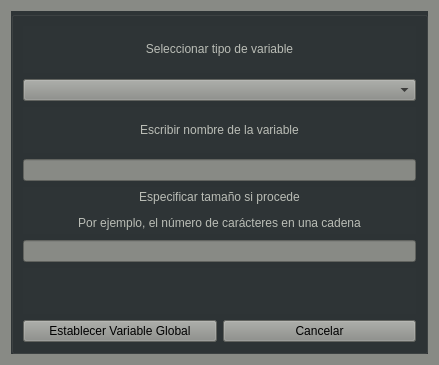
<?xml version="1.0" encoding="UTF-8"?>
<ui version="4.0">
 <class>Establecer_Variables_Globales</class>
 <widget class="QWidget" name="Establecer_Variables_Globales">
  <property name="geometry">
   <rect>
    <x>0</x>
    <y>0</y>
    <width>439</width>
    <height>365</height>
   </rect>
  </property>
  <property name="windowTitle">
   <string>Establecer variables globales</string>
  </property>
  <property name="styleSheet">
   <string notr="true">background-color: rgb(136, 138, 133);
</string>
  </property>
  <layout class="QGridLayout" name="gridLayout">
   <item row="0" column="0">
    <widget class="QGroupBox" name="groupBox">
     <property name="styleSheet">
      <string notr="true">background-color: rgb(46, 52, 54);</string>
     </property>
     <property name="title">
      <string/>
     </property>
     <layout class="QGridLayout" name="gridLayout_2">
      <item row="0" column="0">
       <layout class="QVBoxLayout" name="verticalLayout">
        <item>
         <widget class="QLabel" name="label">
          <property name="text">
           <string>&lt;html&gt;&lt;head/&gt;&lt;body&gt;&lt;p align=&quot;center&quot;&gt;&lt;span style=&quot; color:#babdb6;&quot;&gt;Seleccionar tipo de variable&lt;/span&gt;&lt;/p&gt;&lt;/body&gt;&lt;/html&gt;</string>
          </property>
         </widget>
        </item>
        <item>
         <widget class="QComboBox" name="type_var">
          <property name="styleSheet">
           <string notr="true">background-color: rgb(136, 138, 133);</string>
          </property>
         </widget>
        </item>
        <item>
         <widget class="QLabel" name="label_2">
          <property name="text">
           <string>&lt;html&gt;&lt;head/&gt;&lt;body&gt;&lt;p align=&quot;center&quot;&gt;&lt;span style=&quot; color:#babdb6;&quot;&gt;Escribir nombre de la variable&lt;/span&gt;&lt;/p&gt;&lt;/body&gt;&lt;/html&gt;</string>
          </property>
         </widget>
        </item>
        <item>
         <widget class="QLineEdit" name="variables">
          <property name="styleSheet">
           <string notr="true">background-color: rgb(136, 138, 133);</string>
          </property>
          <property name="text">
           <string/>
          </property>
         </widget>
        </item>
        <item>
         <widget class="QLabel" name="label_3">
          <property name="text">
           <string>&lt;html&gt;&lt;head/&gt;&lt;body&gt;&lt;p align=&quot;center&quot;&gt;&lt;span style=&quot; color:#babdb6;&quot;&gt;Especificar tamaño si procede&lt;/span&gt;&lt;/p&gt;&lt;p align=&quot;center&quot;&gt;&lt;span style=&quot; color:#babdb6;&quot;&gt;Por ejemplo, el número de carácteres en una cadena&lt;/span&gt;&lt;/p&gt;&lt;/body&gt;&lt;/html&gt;</string>
          </property>
         </widget>
        </item>
        <item>
         <widget class="QLineEdit" name="size_var">
          <property name="styleSheet">
           <string notr="true">background-color: rgb(136, 138, 133);</string>
          </property>
          <property name="text">
           <string/>
          </property>
         </widget>
        </item>
        <item>
         <widget class="QLabel" name="label_4">
          <property name="text">
           <string>&lt;html&gt;&lt;head/&gt;&lt;body&gt;&lt;p align=&quot;center&quot;&gt;&lt;br/&gt;&lt;/p&gt;&lt;/body&gt;&lt;/html&gt;</string>
          </property>
         </widget>
        </item>
        <item>
         <layout class="QHBoxLayout" name="horizontalLayout">
          <item>
           <widget class="QPushButton" name="send">
            <property name="styleSheet">
             <string notr="true">background-color: rgb(136, 138, 133);</string>
            </property>
            <property name="text">
             <string>Establecer Variable Global</string>
            </property>
           </widget>
          </item>
          <item>
           <widget class="QPushButton" name="cancel">
            <property name="styleSheet">
             <string notr="true">background-color: rgb(136, 138, 133);</string>
            </property>
            <property name="text">
             <string>Cancelar</string>
            </property>
           </widget>
          </item>
         </layout>
        </item>
       </layout>
      </item>
     </layout>
    </widget>
   </item>
  </layout>
 </widget>
 <resources/>
 <connections/>
</ui>
